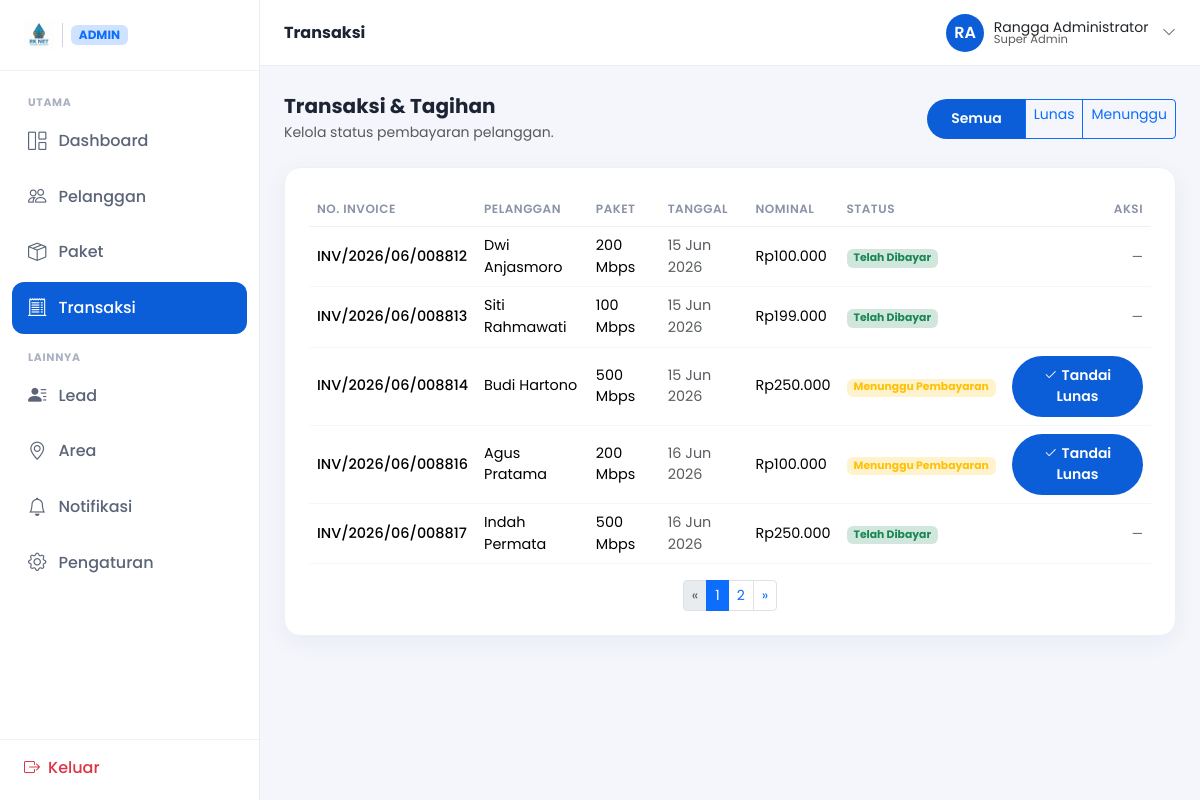
Screenshot of /admin/transaksi.php (signed in) with the database file from the repository.
### tables this page shows
CREATE TABLE tagihan (
    id            INT AUTO_INCREMENT PRIMARY KEY,
    no_invoice    VARCHAR(40)  NOT NULL,
    pelanggan_id  VARCHAR(30)  NOT NULL,
    paket_id      INT          NULL,
    harga         INT          NOT NULL,
    tanggal       VARCHAR(20)  NOT NULL,
    status        VARCHAR(20)  NOT NULL DEFAULT 'menunggu',
    CONSTRAINT fk_tagihan_pelanggan FOREIGN KEY (pelanggan_id) REFERENCES pelanggan(id),
    CONSTRAINT fk_tagihan_paket FOREIGN KEY (paket_id) REFERENCES paket(id)
);

CREATE TABLE pelanggan (
    id            VARCHAR(30) PRIMARY KEY,
    nama          VARCHAR(100) NOT NULL,
    email         VARCHAR(150) NOT NULL,
    hp            VARCHAR(30)  NOT NULL,
    alamat        VARCHAR(255) NULL,
    paket_id      INT          NULL,
    status        VARCHAR(20)  NOT NULL DEFAULT 'aktif',
    tgl_bergabung VARCHAR(20)  NOT NULL,
    kata_sandi    VARCHAR(255) NOT NULL,
    CONSTRAINT fk_pelanggan_paket FOREIGN KEY (paket_id) REFERENCES paket(id)
);

CREATE TABLE paket (
    id          INT AUTO_INCREMENT PRIMARY KEY,
    nama        VARCHAR(120) NOT NULL,
    kecepatan   VARCHAR(30)  NOT NULL,
    harga       INT          NOT NULL,
    status      VARCHAR(20)  NOT NULL DEFAULT 'aktif'
);

### auth.php (called while the page is built, shortened)
<?php
function idAdminSaatIni(): ?int
{
    return isset($_SESSION['admin_id']) ? (int) $_SESSION['admin_id'] : null;
}

### db.php (called while the page is built, shortened)
<?php
function db(): mysqli
{
    static $db = null;
    if ($db !== null) return $db;
    try {
        $db = new mysqli(DB_HOST, DB_USER, DB_PASS, DB_NAME, DB_PORT);
        $db->set_charset('utf8mb4');
    } catch (mysqli_sql_exception $e) {
        pesanErrorDb('Koneksi database gagal.',
            'Pastikan MySQL berjalan di port ' . DB_PORT . ' dan database <code>' . DB_NAME . '</code> sudah dibuat.');
    }
    return $db;
}
function stmtSiap(string $sql, array $params): mysqli_stmt
{
    $stmt = db()->prepare($sql);
    if ($params) {
        $tipe = '';
        foreach ($params as $p) {
            $tipe .= is_int($p) ? 'i' : (is_float($p) ? 'd' : 's');
        }
        $ref = [$tipe];
        foreach ($params as $i => $v) {
            $ref[] = &$params[$i];
        }
        call_user_func_array([$stmt, 'bind_param'], $ref);
    }
    $stmt->execute();
    return $stmt;
}
function kueri(string $sql, array $params = []): array
{
    return stmtSiap($sql, $params)->get_result()->fetch_all(MYSQLI_ASSOC);
}
function kueriSatu(string $sql, array $params = []): ?array
{
    $baris = stmtSiap($sql, $params)->get_result()->fetch_assoc();
    return $baris ?: null;
}
function kueriNilai(string $sql, array $params = [])
{
    $baris = stmtSiap($sql, $params)->get_result()->fetch_row();
    return $baris ? $baris[0] : null;
}

### admin-config.php (called while the page is built, shortened)
<?php
require_once __DIR__ . '/helpers.php';
require_once __DIR__ . '/db.php';
require_once __DIR__ . '/auth.php';
require_once __DIR__ . '/pagination.php';
$admin = kueriSatu("SELECT nama, email, peran FROM admin WHERE id = ?", [idAdminSaatIni()]);
$daftarTagihan = kueri(
    "SELECT t.id AS idTagihan, t.no_invoice AS noInvoice, pl.nama AS pelanggan, pk.kecepatan AS paket,
            t.harga, t.tanggal, t.status
     FROM tagihan t
     JOIN pelanggan pl ON pl.id = t.pelanggan_id
     LEFT JOIN paket pk ON pk.id = t.paket_id
     ORDER BY t.id"
);

### helpers.php (called while the page is built)
<?php
if (!function_exists('formatRupiah')) {
    function formatRupiah(int $angka): string
    {
        return 'Rp' . number_format($angka, 0, ',', '.');
    }
}
if (!function_exists('badgeStatus')) {
    function badgeStatus(string $status): array
    {
        return match ($status) {
            'lunas'      => ['kelas' => 'bg-success-subtle text-success',     'label' => 'Telah Dibayar'],
            'menunggu'   => ['kelas' => 'bg-warning-subtle text-warning',     'label' => 'Menunggu Pembayaran'],
            'aktif'      => ['kelas' => 'bg-success-subtle text-success',     'label' => 'Aktif'],
            'nonaktif'   => ['kelas' => 'bg-secondary-subtle text-secondary', 'label' => 'Nonaktif'],
            'baru'       => ['kelas' => 'bg-info-subtle text-info',           'label' => 'Baru'],
            'dihubungi'  => ['kelas' => 'bg-primary-subtle text-primary',     'label' => 'Dihubungi'],
            'terjadwal'  => ['kelas' => 'bg-warning-subtle text-warning',     'label' => 'Terjadwal'],
            'selesai'    => ['kelas' => 'bg-success-subtle text-success',     'label' => 'Selesai'],
            'batal'      => ['kelas' => 'bg-secondary-subtle text-secondary', 'label' => 'Batal'],
            'tercakup'   => ['kelas' => 'bg-success-subtle text-success',     'label' => 'Tercakup'],
            'segera'     => ['kelas' => 'bg-warning-subtle text-warning',     'label' => 'Segera'],
            'terkirim'   => ['kelas' => 'bg-success-subtle text-success',     'label' => 'Terkirim'],
            'draft'      => ['kelas' => 'bg-secondary-subtle text-secondary', 'label' => 'Draft'],
            default      => ['kelas' => 'bg-secondary-subtle text-secondary', 'label' => ucfirst($status)],
        };
    }
}

### admin/transaksi.php (the view, shortened to what this page needs)
<?php
require __DIR__ . '/../admin-config.php';
$judulHalaman = 'Transaksi';
$status = $_GET['status'] ?? '';
$where = '';
$params = [];
$sqlBase = "SELECT t.id AS idTagihan, t.no_invoice AS noInvoice, pl.nama AS pelanggan, pk.kecepatan AS paket,
                   t.harga, t.tanggal, t.status
            FROM tagihan t
            JOIN pelanggan pl ON pl.id = t.pelanggan_id
            LEFT JOIN paket pk ON pk.id = t.paket_id
            $where ORDER BY t.id";
$sqlCount = "SELECT COUNT(*) FROM tagihan t $where";
$hasil = ambilPaginasi($sqlBase, $sqlCount, $params);
?>
<!DOCTYPE html>
<html lang="id">
<?php include __DIR__ . '/partials/shell-head.php'; ?>
<?php include __DIR__ . '/partials/shell-open.php'; ?>
  <div class="d-flex flex-wrap gap-2 align-items-center justify-content-between mb-4">
    <div>
      <h5 class="fw-700 mb-1">Transaksi & Tagihan</h5>
      <p class="text-muted small mb-0">Kelola status pembayaran pelanggan.</p>
    </div>
    <div class="btn-group" role="group">
      <a href="?status=" class="btn btn-sm <?= $status === '' ? 'btn-rk' : 'btn-outline-primary' ?>">Semua</a>
      <a href="?status=lunas" class="btn btn-sm <?= $status === 'lunas' ? 'btn-rk' : 'btn-outline-primary' ?>">Lunas</a>
      <a href="?status=menunggu" class="btn btn-sm <?= $status === 'menunggu' ? 'btn-rk' : 'btn-outline-primary' ?>">Menunggu</a>
    </div>
  </div>
  <div class="kartu kartu-pad">
    <div class="table-responsive">
      <table class="table align-middle mb-0 tabel-portal">
        <thead>
          <tr><th>No. Invoice</th><th>Pelanggan</th><th>Paket</th><th>Tanggal</th><th>Nominal</th><th>Status</th><th class="text-end">Aksi</th></tr>
        </thead>
        <tbody>
          <?php foreach ($hasil['baris'] as $t): $b = badgeStatus($t['status']); ?>
          <tr>
            <td class="fw-500"><?= htmlspecialchars($t['noInvoice']) ?></td>
            <td><?= htmlspecialchars($t['pelanggan']) ?></td>
            <td><?= htmlspecialchars($t['paket']) ?></td>
            <td class="text-muted small"><?= htmlspecialchars($t['tanggal']) ?></td>
            <td class="fw-600"><?= formatRupiah($t['harga']) ?></td>
            <td><span class="badge <?= $b['kelas'] ?>"><?= $b['label'] ?></span></td>
            <td class="text-end">
              <?php if ($t['status'] === 'menunggu'): ?>
                <form method="post" action="aksi-transaksi.php">
                  <button type="submit" class="btn btn-sm btn-rk"><i class="bi bi-check2 me-1"></i>Tandai Lunas</button>
                </form>
              <?php else: ?>
                <span class="text-muted small">—</span>
              <?php endif; ?>
            </td>
          </tr>
          <?php endforeach; ?>
        </tbody>
      </table>
    </div>
  </div>
<?php include __DIR__ . '/partials/shell-close.php'; ?>

### admin/partials/topbar.php (shortened to what this page needs)
<?php
$inisial = '';
foreach (explode(' ', trim($admin['nama'])) as $kata) {
    if ($kata !== '') $inisial .= mb_substr($kata, 0, 1);
}
$inisial = mb_strtoupper(mb_substr($inisial, 0, 2));
?>
<header class="portal-topbar">
  <div class="kiri">
    <h6 class="mb-0 fw-700"><?= htmlspecialchars($judulHalaman ?? 'Admin') ?></h6>
  </div>
  <div class="kanan">
    <div class="dropdown">
      <button class="topbar-user btn p-0 border-0 bg-transparent" data-bs-toggle="dropdown" aria-expanded="false">
        <span class="ava"><?= htmlspecialchars($inisial) ?></span>
        <span class="d-none d-sm-flex flex-column text-start lh-1">
          <span class="fw-600 small"><?= htmlspecialchars($admin['nama']) ?></span>
          <span class="text-muted" style="font-size:.72rem"><?= htmlspecialchars($admin['peran']) ?></span>
        </span>
        <i class="bi bi-chevron-down small text-muted ms-1"></i>
      </button>
    </div>
  </div>
</header>

### assets/css/style.css (style rules this page uses)
:root { --rk-blue:#0B5ED7; --rk-blue-dark:#06256E; --rk-blue-soft:#E8F0FE; --rk-cyan:#36C5F0; }
* { scroll-behavior:smooth }
body { font-family:'Poppins',system-ui,sans-serif;color:#1c2434 }
.btn-rk { background:var(--rk-blue);color:#fff;border-radius:50rem;padding:.6rem 1.5rem;font-weight:600;border:0;transition:.2s }
.fw-500 { font-weight:500 }
.fw-700 { font-weight:700 }

### assets/css/portal.css (style rules this page uses)
body.portal { background:#f4f6fb;font-family:'Poppins',system-ui,sans-serif;color:#1c2434 }
.portal-topbar { background:#fff;border-bottom:1px solid #eaecf3;padding:.85rem 1.5rem; display:flex;align-items:center;justify-content:space-between;position:sticky;top:0;z-index:1020 }
.portal-topbar .kiri { display:flex;align-items:center;gap:.75rem }
.portal-topbar .kanan { display:flex;align-items:center;gap:.5rem }
.topbar-user { display:flex;align-items:center;gap:.6rem;padding:.25rem .35rem .25rem .85rem }
.topbar-user .ava { width:38px;height:38px;border-radius:50%;background:var(--rk-blue);color:#fff;display:flex;align-items:center;justify-content:center;font-weight:600 }
.kartu { background:#fff;border:1px solid #eef0f6;border-radius:1rem;box-shadow:0 6px 24px rgba(6,37,110,.05) }
.kartu-pad { padding:1.5rem }
.tabel-portal thead th { font-size:.75rem;text-transform:uppercase;letter-spacing:.5px;color:#8a93a6;font-weight:600;border-bottom:1px solid #eef0f6 }
.tabel-portal td { border-bottom:1px solid #f4f6fb;font-size:.9rem }

### rows the page displays
tagihan: no_invoice "INV/2026/06/008812", pelanggan.nama "Dwi Anjasmoro", paket.kecepatan "200 Mbps", tanggal "15 Jun 2026", harga "Rp100.000", status "Telah Dibayar"
tagihan: no_invoice "INV/2026/06/008813", pelanggan.nama "Siti Rahmawati", paket.kecepatan "100 Mbps", tanggal "15 Jun 2026", harga "Rp199.000", status "Telah Dibayar"
tagihan: no_invoice "INV/2026/06/008814", pelanggan.nama "Budi Hartono", paket.kecepatan "500 Mbps", tanggal "15 Jun 2026", harga "Rp250.000", status "Menunggu Pembayaran"
tagihan: no_invoice "INV/2026/06/008816", pelanggan.nama "Agus Pratama", paket.kecepatan "200 Mbps", tanggal "16 Jun 2026", harga "Rp100.000", status "Menunggu Pembayaran"
tagihan: no_invoice "INV/2026/06/008817", pelanggan.nama "Indah Permata", paket.kecepatan "500 Mbps", tanggal "16 Jun 2026", harga "Rp250.000", status "Telah Dibayar"

### other values shown
$grup "UTAMA"
$menu[0] "Dashboard"
$menu[0] "Pelanggan"
$menu[0] "Paket"
$menu[0] "Transaksi"
$grup "LAINNYA"
$menu[0] "Lead"
$menu[0] "Area"
$menu[0] "Notifikasi"
$menu[0] "Pengaturan"
$judulHalaman "Transaksi"
$inisial "RA"
$admin['nama'] "Rangga Administrator"
$admin['peran'] "Super Admin"
